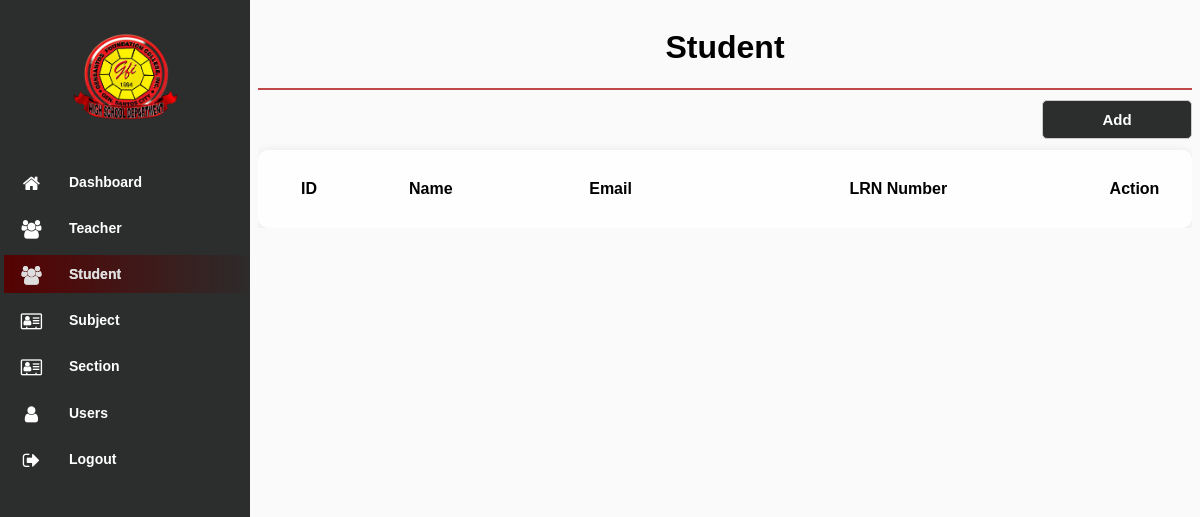
Page /modules/Student/index.php (signed in) on the earlier database version.
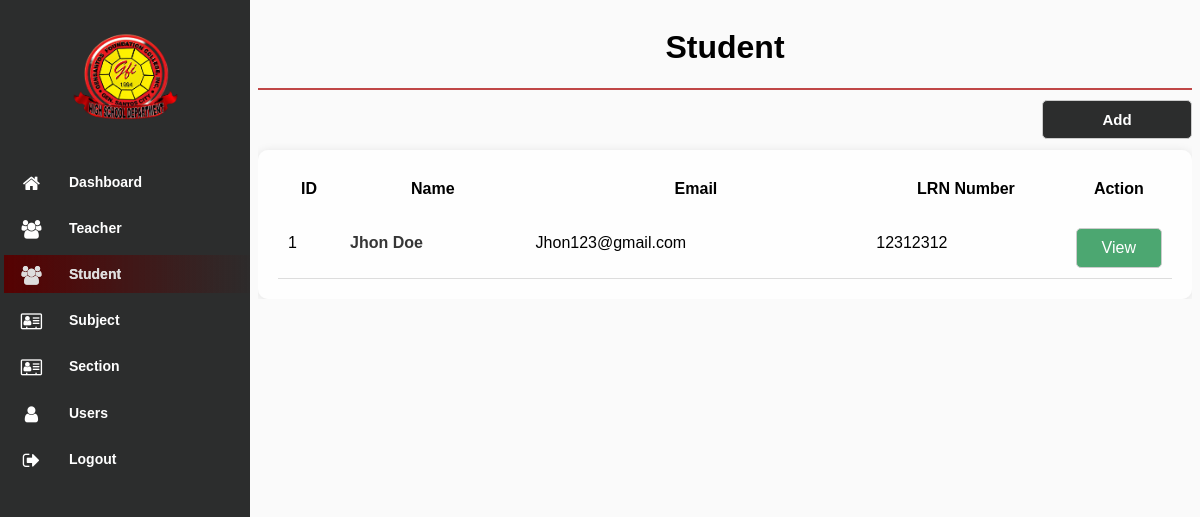
Same page on the later database version.
### tables this page shows
CREATE TABLE `student` (
  `id` int(11) NOT NULL,
  `first_name` varchar(100) NOT NULL,
  `middle_name` varchar(100) DEFAULT NULL,
  `last_name` varchar(100) NOT NULL,
  `suffix` varchar(20) DEFAULT NULL,
  `gender` enum('Male','Female') NOT NULL,
  `age` int(11) NOT NULL,
  `address` varchar(255) NOT NULL,
  `contact_number` varchar(20) NOT NULL,
  `birthdate` date NOT NULL,
  `birthplace` varchar(255) NOT NULL,
  `nationality` varchar(100) NOT NULL,
  `religion` varchar(100) NOT NULL,
  `father_name` varchar(100) DEFAULT NULL,
  `father_occupation` varchar(100) DEFAULT NULL,
  `father_contact` varchar(20) DEFAULT NULL,
  `mother_name` varchar(100) DEFAULT NULL,
  `mother_occupation` varchar(100) DEFAULT NULL,
  `mother_contact` varchar(20) DEFAULT NULL,
  `guardian_name` varchar(100) DEFAULT NULL,
  `guardian_contact` varchar(20) DEFAULT NULL,
  `elementary_name` varchar(255) DEFAULT NULL,
  `elementary_address` varchar(255) DEFAULT NULL,
  `elementary_year` varchar(4) DEFAULT NULL,
  `email` varchar(255) NOT NULL,
  `grade_level` varchar(50) NOT NULL,
  `lrn_number` varchar(50) NOT NULL,
  `section` varchar(100) NOT NULL,
  `grade7_section` varchar(100) DEFAULT NULL,
  `grade8_section` varchar(100) DEFAULT NULL,
  `grade9_section` varchar(100) DEFAULT NULL,
  `grade10_section` varchar(100) DEFAULT NULL,
  `username` varchar(255) NOT NULL,
  `password` varchar(255) NOT NULL,
  `del_status` varchar(100) NOT NULL
);

### modules/Student/index.php (the view, shortened to what this page needs)
<!DOCTYPE html>
<html lang="en">
<head>
    <link rel="stylesheet" type="text/css" href="../../assets/css/font-awesome-4.7.0/css/menu.css">
    <link rel="stylesheet" type="text/css" href="../../assets/css/font-awesome-4.7.0/css/style.css">
    <link rel="stylesheet" type="text/css" href="../../assets/css/font-awesome-4.7.0/css/font-awesome.min.css"
        rel="stylesheet">
    <link rel="stylesheet" href="../../assets/css/jquery.dataTables.min.css">
</head>
<body>
    <?php
$page = 'Student';
include "../../navbar.php";
include "../../db_conn.php";
 ?>
        <div class="content">
            <div class="header">
                <h1><?php if ($page) {echo $page;} ?></h1>
            </div>
            <div class="search-box">
                <a href="./add.php"><button>Add</button></a>
            </div>
            <div class="table_wrap">
            <table id="example" class="data list">
                <thead>
                    <th style="width: 60px;">ID</th>
                    <th>Name</th>
                    <th>Email</th>
                    <th>LRN Number</th>
                    <th style="width: 55px;">Action</th>
                </thead>
                <?php
                $squery = mysqli_query($conn, "SELECT * FROM student WHERE del_status != 'deleted' ORDER BY id DESC;");
                while ($row = mysqli_fetch_array($squery)) {
                ?>
                <tr class="table-row">
                    <td><?php echo $row['id']; ?></td>
                    <td>
                        <div class="profile">
                        <span class="name"><?php echo $row['first_name'] . " " . $row['last_name']; ?></span>
                        </div>
                    </td>
                    <td><?php echo $row['email']; ?></td>
                    <td><?php echo $row['lrn_number']; ?></td>
                    <td>
                        <a class="view" href="edit.php?id=<?php echo $row['id']; ?>">
                        View
                        </a>
                    </td>
                </tr>
                <?php }?>
            </table>
            </div>
        </div>
</body>
</html>

Differences in the rows shown:
added student: id "1", first_name "Jhon", last_name "Doe", email "Jhon123@gmail.com", lrn_number "12312312"
